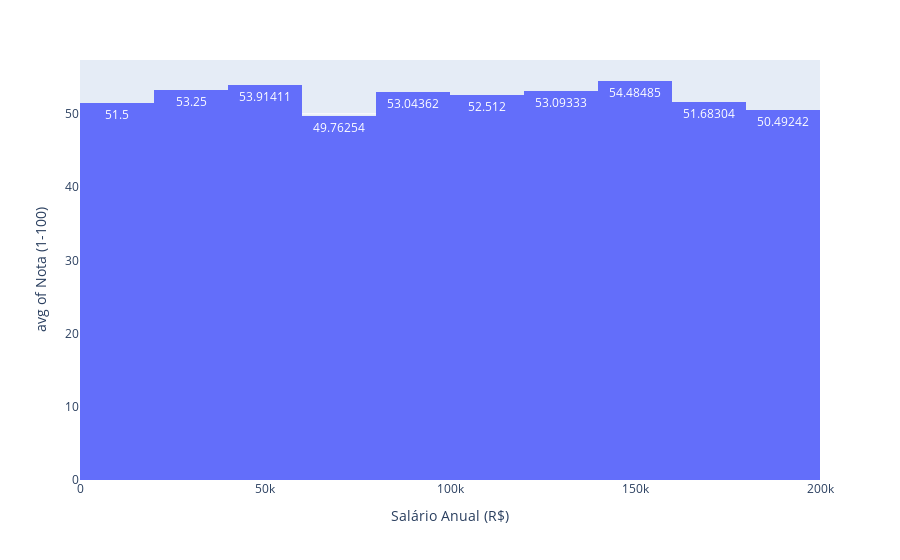

Here is the notebook cell this chart was saved with:
### Code cell
# Passo 5: Análise completa: traçar o perfil ideal de cliente = entender como cada caracteristica impacta na nota do cliente
import plotly.express as px

#Todo grafico em phyton ele é feito em duas partes
# histfunc="avg" usado pra mudar o grafico pra inves de somar que é o padrao, fazer uma média, avg vem de média
# Parametro nbins, indica o numero de divisoes que vai ter no seu grafico, ajuda na hora da leitura( e quanto menor, ajuda e diminuir os pontos fora da curva)
#  text_auto=True é para aparecer os valores no gráfico
#Primeiro voce cria o gráfico
for coluna in tabela.columns:
    grafico = px.histogram(basededados, x= coluna, y="Nota (1-100)", histfunc="avg", text_auto=True, nbins=10)

    #Depois exibe o gráfico
    grafico.show()

### Figure 1 — Plotly figure (JSON) as saved in the notebook; plotly's stock layout.template omitted (floating-point values rounded to 4 significant figures; data arrays with more than 128 entries replaced by an {"elided": "..."} marker saying what was removed)
{"data": [{"alignmentgroup": "True", "bingroup": "x", "histfunc": "avg", "hovertemplate": "Salário Anual (R$)=%{x}<br>avg of Nota (1-100)=%{y}<extra></extra>", "legendgroup": "", "marker": {"color": "#636efa", "pattern": {"shape": ""}}, "name": "", "nbinsx": 10, "offsetgroup": "", "orientation": "v", "showlegend": false, "texttemplate": "%{value}", "type": "histogram", "x": {"elided": "1965 int values"}, "xaxis": "x", "y": {"elided": "1965 int values"}, "yaxis": "y"}], "layout": {"barmode": "relative", "legend": {"tracegroupgap": 0}, "margin": {"t": 60}, "xaxis": {"anchor": "y", "domain": [0, 1], "title": {"text": "Salário Anual (R$)"}}, "yaxis": {"anchor": "x", "domain": [0, 1], "title": {"text": "avg of Nota (1-100)"}}}}
